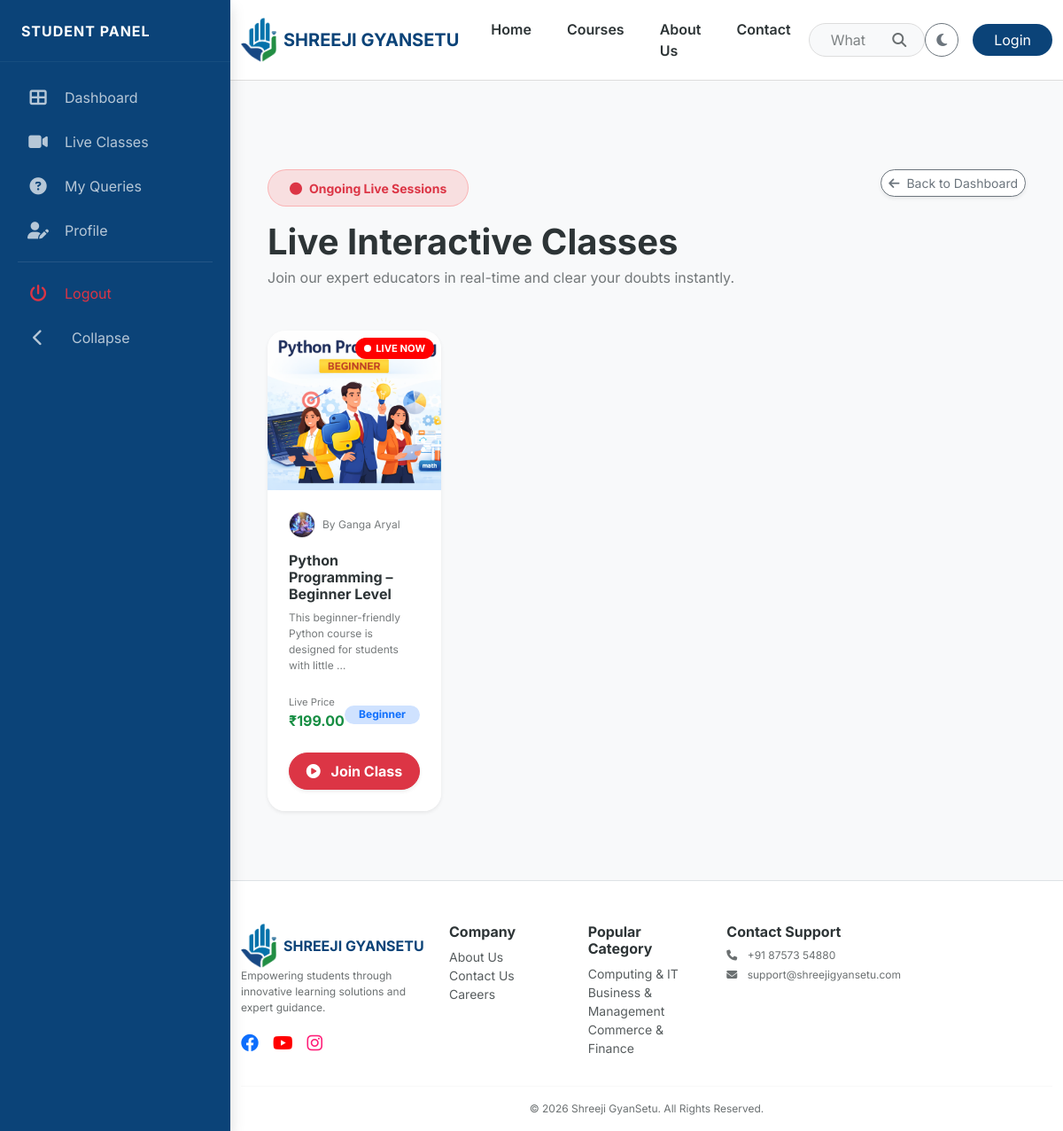
Screenshot of /live-classes/ with the database file from the repository.
### courses/models.py (models this page shows, shortened)
class Course(models.Model):
    LEVEL_CHOICES = [('Beginner', 'Beginner'), ('Intermediate', 'Intermediate'), ('Advanced', 'Advanced')]
    master_category = models.ForeignKey(MasterCategory, on_delete=models.CASCADE, related_name='courses')
    title = models.CharField(max_length=200)
    slug = models.SlugField(unique=True, blank=True)
    thumbnail = models.ImageField(upload_to='course_thumbnails/')
    description = models.TextField()
    is_active = models.BooleanField(default=True)
    price = models.DecimalField(max_digits=10, decimal_places=2)
    discount_price = models.DecimalField(max_digits=10, decimal_places=2, null=True, blank=True)
    level = models.CharField(max_length=20, choices=LEVEL_CHOICES, default='Beginner')
    is_live = models.BooleanField(default=False)
    enrollment_count = models.PositiveIntegerField(default=0)
    created_at = models.DateTimeField(auto_now_add=True)
    teacher = models.ForeignKey(
        settings.AUTH_USER_MODEL,
        on_delete=models.SET_NULL,
        null=True,
        blank=True,
        limit_choices_to=Q(profile__user_type= 'Teacher') | Q(profile__user_type= 'Admin'),
        related_name='taught_courses',
    )
    students = models.ManyToManyField(
        settings.AUTH_USER_MODEL,
        related_name='enrolled_courses',
        blank=True,
        limit_choices_to=Q(profile__user_type= 'Student')
    )
    @property
    def enrollment_count(self):
        """Returns the actual count from the ManyToMany relationship"""
        return self.students.count()
    class Meta:
        verbose_name_plural = "2. Courses"

class Profile(models.Model):
    USER_TYPES = [
        ('Admin', 'Admin'),
        ('Teacher', 'Teacher'),
        ('Student', 'Student'),
    ]
    GENDER_CHOICES = [
        ('Male', 'Male'),
        ('Female', 'Female'),
        ('Other', 'Other'),
    ]
    user = models.OneToOneField(settings.AUTH_USER_MODEL, on_delete=models.CASCADE, related_name='profile')
    user_type = models.CharField(max_length=10, choices=USER_TYPES, default='Student')
    photo = models.ImageField(upload_to='profile_pics/', blank=True, null=True, default='default_user.png')
    phone_number = models.CharField(max_length=15, blank=True)
    address = models.TextField(blank=True)
    college_name = models.CharField(max_length=200, blank=True, null=True)
    branch = models.CharField(max_length=200, blank=True, null=True, help_text="e.g. Computer Science")
    fcm_token = models.TextField(blank=True, null=True)
    qualification = models.CharField(max_length=200, blank=True, null=True, help_text="e.g. M.Sc in Physics")
    subject_specialization = models.ForeignKey('MasterCategory', on_delete=models.SET_NULL, null=True, blank=True, related_name='teachers')
    experience_years = models.PositiveIntegerField(default=0)
    bio = models.TextField(blank=True, help_text="Short professional summary")
    gender = models.CharField(max_length=10, choices=GENDER_CHOICES, default='Male')
    is_approved = models.BooleanField(default=False, help_text="Designates whether this teacher can upload courses.")
    is_rejected = models.BooleanField(default=False)
    enrollment_number = models.CharField(max_length=20, unique=True, blank=True, null=True)
    date_of_birth = models.DateField(null=True, blank=True)

class MasterCategory(models.Model):
    title = models.CharField(max_length=100)
    slug = models.SlugField(unique=True, blank=True)
    icon_class = models.CharField(max_length=50, default="fa-book")
    order = models.PositiveIntegerField(default=0)
    class Meta:
        verbose_name_plural = "1. Master Categories"
        ordering = ['order']

### users/models.py (models this page shows, shortened)
class User(AbstractUser):
    class Role(models.TextChoices):
        ADMIN = "ADMIN", "Admin"
        TEACHER = "TEACHER", "Teacher"
        STUDENT = "STUDENT", "Student"
    role = models.CharField(max_length=10, choices=Role.choices, default=Role.STUDENT)
    phone_number = models.CharField(max_length=15, blank=True, null=True)
    profile_picture = models.ImageField(upload_to='profiles/', blank=True, null=True)

### courses/views.py (the view)
# urls.py: path('live-classes/', live_classes, name='live_classes'),
def live_classes(request):
    return render(request, 'courses/live_classes.html', {
        'live_courses': Course.objects.filter(is_live=True)
    })

### templates/courses/live_classes.html (shortened to what this page needs)
{% extends 'base_sidebar.html' %}
{% block dashboard_content %}
  <div class="container-fluid">
    <div class="d-flex justify-content-between align-items-start mb-5">
      <div class="text-start">
        <div class="d-inline-block px-4 py-2 rounded-pill mb-3" style="background: rgba(255, 0, 0, 0.1); border: 1px solid rgba(255, 0, 0, 0.2);">
          <span class="text-danger fw-bold small"><i class="fas fa-circle me-2 blink"></i>Ongoing Live Sessions</span>
        </div>
        <h1 class="fw-bold mb-1" style="color: var(--text-dark);">Live Interactive Classes</h1>
        <p class="text-muted mb-0">Join our expert educators in real-time and clear your doubts instantly.</p>
      </div>
      <a href="{% url 'student_dashboard' %}" class="btn btn-outline-secondary btn-sm rounded-pill shadow-sm bg-white btn-no-hover"><i class="fas fa-arrow-left me-1"></i> Back to Dashboard</a>
    </div>
    <div class="row g-4">
      {% for course in live_courses %}
        <div class="col-md-6 col-lg-4 col-xl-3">
          <div class="card h-100 course-card shadow-sm border-0" style="background: var(--card-bg); border-radius: 20px; overflow: hidden; transition: transform 0.3s ease;">
            <div class="position-relative">
              <img src="{{ course.thumbnail.url }}" class="card-img-top" alt="{{ course.title }}" style="height: 180px; object-fit: cover;" />
              <div class="position-absolute top-0 end-0 m-2">
                <span class="live-badge" style="background: #ff0000; color: #fff; padding: 4px 10px; border-radius: 50px; font-size: 0.7rem; font-weight: bold;"><span class="live-dot"></span>LIVE NOW</span>
              </div>
            </div>
            <div class="card-body p-4">
              <div class="d-flex align-items-center mb-3">
                {% if course.teacher.profile.photo %}
                  <img src="{{ course.teacher.profile.photo.url }}" class="rounded-circle me-2" style="width: 30px; height: 30px; object-fit: cover; border: 1px solid var(--border-color);" />
                {% else %}
                  <img src="https://ui-avatars.com/api/?name={{ course.teacher.get_full_name|default:course.teacher.username }}&background=random&color=fff" class="rounded-circle me-2" style="width: 30px; height: 30px;" />
                {% endif %}
                <span class="small text-muted">By {{ course.teacher.get_full_name|default:course.teacher.username }}</span>
              </div>
              <h6 class="card-title fw-bold mb-2" style="color: var(--text-dark);">{{ course.title }}</h6>
              <p class="card-text text-muted small mb-4">{{ course.description|truncatewords:10 }}</p>
              <div class="d-flex justify-content-between align-items-center mb-4">
                <div>
                  <span class="d-block text-muted small" style="font-size: 0.7rem;">Live Price</span>
                  <span class="fw-bold" style="color: var(--primary-green);">₹{{ course.price }}</span>
                </div>
                <div class="text-end">
                  <span class="badge bg-primary-subtle text-primary rounded-pill px-3">{{ course.level }}</span>
                </div>
              </div>
              <a href="{% url 'course_detail' course.slug %}" class="btn btn-danger w-100 rounded-pill fw-bold py-2 shadow-sm"><i class="fas fa-play-circle me-2"></i> Join Class</a>
            </div>
          </div>
        </div>
      {% endfor %}
    </div>
  </div>
{% endblock %}

### templates/base.html (shortened to what this page needs)
<!DOCTYPE html>
<html lang="en" data-theme="light">
  <head>
    {% load static %}
    <link href="https://cdn.jsdelivr.net/npm/bootstrap@5.3.0/dist/css/bootstrap.min.css" rel="stylesheet" />
    <link rel="stylesheet" href="https://cdnjs.cloudflare.com/ajax/libs/font-awesome/6.4.0/css/all.min.css" />
    <link rel="stylesheet" href="{% static 'css/style.css' %}" />
  </head>
  <body>
    <nav class="navbar navbar-expand-lg sticky-top">
      <div class="container">
        <a class="navbar-brand d-flex align-items-center" href="/">
          <img src="{% static 'images/logo.png' %}" alt="Logo" height="50" class="me-2" />
          <span class="fw-bold">SHREEJI GYANSETU</span>
        </a>
        <div class="collapse navbar-collapse" id="mainNavbar">
          <ul class="navbar-nav mb-2 mb-lg-0 fw-semibold">
            <li class="nav-item">
              <a class="nav-link" href="/">Home</a>
            </li>
            <li class="nav-item">
              <a class="nav-link" href="{% url 'all_courses' %}">Courses</a>
            </li>
            <li class="nav-item">
              <a class="nav-link" href="{% url 'about_us' %}">About Us</a>
            </li>
            <li class="nav-item">
              <a class="nav-link" href="{% url 'contact_us' %}">Contact</a>
            </li>
          </ul>
          <form class="mx-auto d-none d-lg-flex position-relative" style="width: 25%;" action="{% url 'search' %}" method="GET">
            <input name="q" class="form-control rounded-pill ps-4 pe-5" type="search" placeholder="What do you want to learn?" value="{{ request.GET.q }}" style="background: var(--bg-light); color: var(--text-dark); border-color: var(--border-color);" />
            <button class="btn position-absolute end-0 top-50 translate-middle-y me-2" type="submit"><i class="fas fa-search"></i></button>
          </form>
          <div class="d-flex align-items-center gap-3">
            <button id="theme-toggle" class="btn btn-outline-secondary rounded-circle" onclick="toggleTheme()" title="Toggle Theme"><i class="fas fa-moon"></i></button>
            {% if user.is_authenticated %}
              <div class="dropdown">
                <button class="btn btn-outline-primary dropdown-toggle rounded-pill px-4" type="button" data-bs-toggle="dropdown">Hi, {{ user.first_name|default:user.username }}</button>
                <ul class="dropdown-menu dropdown-menu-end shadow-lg border-0 profile-dropdown p-3" style="min-width: 280px; border-radius: 15px; background: var(--card-bg); color: var(--text-dark);">
                  <div class="profile-header pb-2 mb-2" style="border-bottom: 1px solid var(--border-color);">
                    <div class="d-flex align-items-center mb-2">
                      {% if user.profile.photo and 'default_user' not in user.profile.photo.url %}
                        <img src="{{ user.profile.photo.url }}" class="rounded-circle me-3" style="width: 50px; height: 50px; object-fit: cover; border: 2px solid var(--primary-cyan);" />
                      {% else %}
                        <img src="https://ui-avatars.com/api/?name={{ user.get_full_name|default:user.username }}&background=random&size=128" class="rounded-circle me-3" style="width: 50px; height: 50px; object-fit: cover; border: 2px solid var(--primary-cyan);" />
                      {% endif %}
                      <div>
                        <h6 class="fw-bold mb-0" style="color: var(--text-dark);">{{ user.get_full_name|default:user.username }}</h6>
                        <small class="text-muted">{{ user.username }}</small>
                      </div>
                    </div>
                    <small class="text-muted d-block">
                      <i class="fas fa-phone-alt me-2"></i>
                      {% if user.profile.phone_number and 'default_user' not in user.profile.phone_number %}
                        +91 {{ user.profile.phone_number }}
                      {% else %}
                        +91 Add Phone Number
                      {% endif %}
                    </small>
                  </div>
                  <li>
                    {% if user.profile.user_type == 'Admin' %}
                      <a class="dropdown-item py-2 rounded-2" href="{% url 'admin_dashboard' %}"><i class="fas fa-user-shield me-3"></i>Admin Console</a>
                    {% elif user.profile.user_type == 'Teacher' %}
                      <a class="dropdown-item py-2 rounded-2" href="{% url 'teacher_dashboard' %}"><i class="fas fa-chalkboard-teacher me-3"></i>Dashboard</a>
                    {% else %}
                      <a class="dropdown-item py-2 rounded-2" href="{% url 'student_dashboard' %}"><i class="fas fa-th-large me-3"></i>My Dashboard</a>
                    {% endif %}
                  </li>
                  <li>
                    <a class="dropdown-item py-2 rounded-2" href="{% url 'edit_profile' %}"><i class="fas fa-user-edit me-3"></i> Edit Profile</a>
                  </li>
                  <li>
                    <a class="dropdown-item py-2 rounded-2" href="{% url 'change_password' %}"><i class="fas fa-key me-3"></i> Change Password</a>
                  </li>
                  <li>
                    <a class="dropdown-item py-2 rounded-2" href="{% url 'contact_us' %}"><i class="fas fa-question-circle me-3"></i> Doubts</a>
                  </li>
                  <hr class="dropdown-divider" style="background-color: var(--border-color); opacity: 0.2;" />
                  <li>
                    <form method="post" action="{% url 'logout' %}">
                      {% csrf_token %}
                      <button type="submit" class="dropdown-item text-danger py-2 rounded-2"><i class="fas fa-sign-out-alt me-3"></i>Logout</button>
                    </form>
                  </li>
                </ul>
              </div>
            {% else %}
              <a href="{% url 'login' %}" class="btn btn-dark rounded-pill px-4">Login</a>
            {% endif %}
          </div>
        </div>
      </div>
    </nav>
    {% block content %}
    {% endblock %}
    <footer class="border-top pt-5 pb-3 mt-5" style="background-color: var(--card-bg);">
      <div class="container">
        <div class="row g-4">
          <div class="col-lg-3">
            <a class="navbar-brand d-flex align-items-center" href="/">
              <img src="{% static 'images/logo.png' %}" alt="Logo" height="50" class="me-2" />
              <span class="fw-bold">SHREEJI GYANSETU</span>
            </a>
            <p class="text-muted small">Empowering students through innovative learning solutions and expert guidance.</p>
            <div class="d-flex gap-3 fs-5 text-primary">
              <a href="https://www.facebook.com/shreejiFintech"><i class="fab fa-facebook"></i></a>
              <a href="https://www.youtube.com/@ShreejiFintech"><i class="fab fa-youtube" style="color: red"></i></a>
              <a href="https://www.instagram.com/shreejifintech/"><i class="fab fa-instagram" style="color: #ff1c77;"></i></a>
            </div>
          </div>
          <div class="col-6 col-md-3 col-lg-2">
            <h6 class="fw-bold">Company</h6>
            <ul class="list-unstyled small">
              <li>
                <a href="{% url 'about_us' %}" class="text-muted text-decoration-none">About Us</a>
              </li>
              <li>
                <a href="{% url 'contact_us' %}" class="text-muted text-decoration-none">Contact Us</a>
              </li>
              <li>
                <a href="#" class="text-muted text-decoration-none">Careers</a>
              </li>
            </ul>
          </div>
          <div class="col-6 col-md-3 col-lg-2">
            <h6 class="fw-bold">Popular Category</h6>
            <ul class="list-unstyled small">
              {% for cat in all_categories %}
                <li>
                  <a href="{% url 'category_detail' cat.slug %}" class="text-muted text-decoration-none">{{ cat.title }}</a>
                </li>
              {% endfor %}
            </ul>
          </div>
          <div class="col-lg-3">
            <h6 class="fw-bold">Contact Support</h6>
            <p class="small text-muted mb-1">
              <i class="fas fa-phone me-2"></i> +91 87573 54880
            </p>
            <p class="small text-muted">
              <i class="fas fa-envelope me-2"></i> support@shreejigyansetu.com
            </p>
          </div>
        </div>
        <hr />
        <div class="text-center text-muted small">&copy; 2026 Shreeji GyanSetu. All Rights Reserved.</div>
      </div>
    </footer>
  </body>
</html>

### rows the page displays
Course: thumbnail (picture), teacher.profile.photo (picture), teacher.get_full_name "Ganga Aryal", title "Python Programming – Beginner Level", description "This beginner-friendly Python course is designed for students with little …", price "199.00", level "Beginner"
MasterCategory: title "Computing & IT"
MasterCategory: title "Business & Management"
MasterCategory: title "Commerce & Finance"
